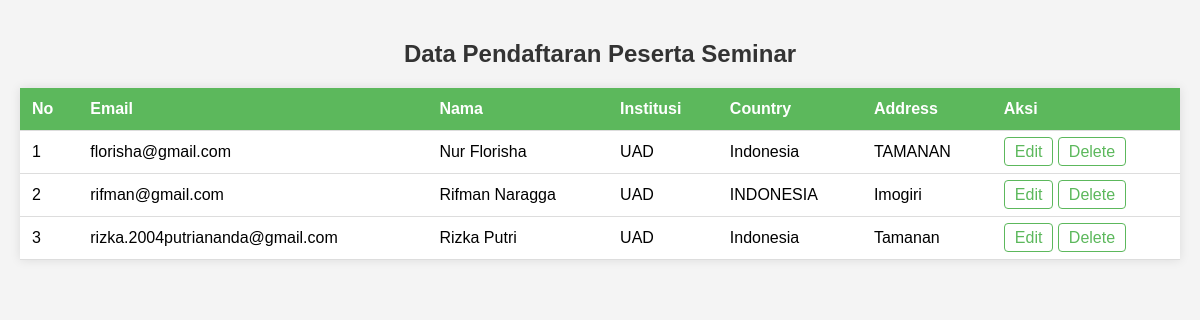
The app's page /admin.php with its own data.
### tables this page shows
CREATE TABLE `registrasi` (
  `id` int(11) NOT NULL,
  `email` varchar(255) NOT NULL,
  `nama` varchar(255) NOT NULL,
  `institusi` varchar(255) NOT NULL,
  `country` varchar(255) NOT NULL,
  `address` text NOT NULL,
  `is_deleted` tinyint(1) DEFAULT 0
);

### admin.php (the view, shortened to what this page needs)
<?php
include 'koneksi.php';
$sql = "SELECT * FROM registrasi WHERE is_deleted = 0";
$result = $conn->query($sql);
$count = 1;
?>
<!DOCTYPE html>
<html lang="id">
<head>
</head>
<body>
    <h2>Data Pendaftaran Peserta Seminar</h2>
    <table>
        <tr>
            <th>No</th>
            <th>Email</th>
            <th>Nama</th>
            <th>Institusi</th>
            <th>Country</th>
            <th>Address</th>
            <th>Aksi</th>
        </tr>
        <?php while($row = $result->fetch_assoc()): ?>
        <tr>
            <td><?php echo $count++; ?></td>
            <td><?php echo $row['email']; ?></td>
            <td><?php echo $row['nama']; ?></td>
            <td><?php echo $row['institusi']; ?></td>
            <td><?php echo $row['country']; ?></td>
            <td><?php echo $row['address']; ?></td>
            <td>
                <a href="edit.php?id=<?php echo $row['id']; ?>">Edit</a>
                <a href="delete.php?id=<?php echo $row['id']; ?>">Delete</a>
            </td>
        </tr>
        <?php endwhile; ?>
    </table>
</body>
</html>

### admin.php (style rules this page uses)
body { font-family: Arial, sans-serif; background-color: #f4f4f4; margin: 0; padding: 20px; }
h2 { color: #333; text-align: center; }
table { width: 100%; border-collapse: collapse; margin: 20px 0; background-color: #fff; box-shadow: 0 0 10px rgba(0, 0, 0, 0.1); }
th, td { padding: 12px; text-align: left; border-bottom: 1px solid #ddd; }
th { background-color: #5cb85c; color: white; }
a { text-decoration: none; color: #5cb85c; padding: 5px 10px; border: 1px solid #5cb85c; border-radius: 4px; transition: background-color 0.3s; }

### records on screen
registrasi: email "florisha@gmail.com", nama "Nur Florisha", institusi "UAD", country "Indonesia", address "TAMANAN"
registrasi: email "rifman@gmail.com", nama "Rifman Naragga", institusi "UAD", country "INDONESIA", address "Imogiri"
registrasi: email "rizka.2004putriananda@gmail.com", nama "Rizka Putri", institusi "UAD", country "Indonesia", address "Tamanan"
